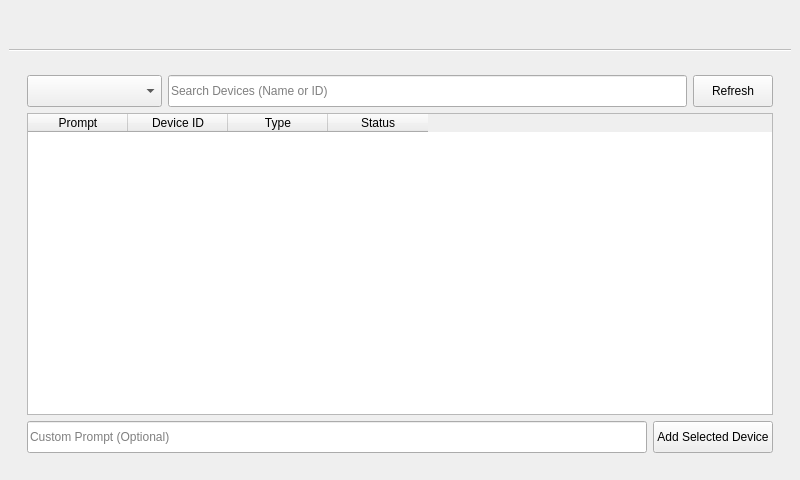
<?xml version="1.0" encoding="UTF-8"?>
<ui version="4.0">
 <class>HomeAssistantDeviceManager</class>
 <widget class="QMainWindow" name="HomeAssistantDeviceManager">
  <property name="geometry">
   <rect>
    <x>0</x>
    <y>0</y>
    <width>800</width>
    <height>480</height>
   </rect>
  </property>
  <property name="minimumSize">
   <size>
    <width>800</width>
    <height>480</height>
   </size>
  </property>
  <property name="windowTitle">
   <string>Home Assistant Device Manager</string>
  </property>
  <widget class="QWidget" name="central_widget">
   <layout class="QVBoxLayout" name="main_layout">
    <!-- ... (layout structure remains the same) -->
    <item>
     <widget class="QTabBar" name="nav_segment" native="true">
      <property name="minimumSize">
       <size>
        <width>180</width>
        <height>42</height>
       </size>
      </property>
     </widget>
    </item>
    <item>
     <widget class="QStackedWidget" name="stackedWidget">
      <property name="currentIndex">
       <number>0</number>
      </property>
      <widget class="QWidget" name="available_page">
       <layout class="QVBoxLayout" name="available_layout">
        <item>
         <widget class="QFrame" name="available_card">
          <layout class="QVBoxLayout" name="available_card_layout">
           <item>
            <layout class="QHBoxLayout" name="filter_layout">
             <item>
              <widget class="QComboBox" name="domain_combo">
               <property name="minimumSize">
                <size>
                 <width>120</width>
                 <height>32</height>
                </size>
               </property>
               <property name="maximumSize">
                <size>
                 <width>16777215</width>
                 <height>32</height>
                </size>
               </property>
               <property name="placeholderText">
                <string>Select Device Type</string>
               </property>
              </widget>
             </item>
             <item>
              <widget class="QLineEdit" name="search_input">
               <property name="minimumSize">
                <size>
                 <width>0</width>
                 <height>32</height>
                </size>
               </property>
               <property name="maximumSize">
                <size>
                 <width>16777215</width>
                 <height>32</height>
                </size>
               </property>
               <property name="placeholderText">
                <string>Search Devices (Name or ID)</string>
               </property>
              </widget>
             </item>
             <item>
              <widget class="QPushButton" name="refresh_button">
               <property name="minimumSize">
                <size>
                 <width>80</width>
                 <height>32</height>
                </size>
               </property>
               <property name="maximumSize">
                <size>
                 <width>16777215</width>
                 <height>32</height>
                </size>
               </property>
               <property name="text">
                <string>Refresh</string>
               </property>
              </widget>
             </item>
            </layout>
           </item>
           <item>
            <widget class="QTableWidget" name="device_table">
             <column>
              <property name="text">
               <string>Prompt</string>
              </property>
             </column>
             <column>
              <property name="text">
               <string>Device ID</string>
              </property>
             </column>
             <column>
              <property name="text">
               <string>Type</string>
              </property>
             </column>
             <column>
              <property name="text">
               <string>Status</string>
              </property>
             </column>
            </widget>
           </item>
           <item>
            <layout class="QHBoxLayout" name="add_layout">
             <item>
              <widget class="QLineEdit" name="custom_name_input">
               <property name="minimumSize">
                <size>
                 <width>0</width>
                 <height>32</height>
                </size>
               </property>
               <property name="maximumSize">
                <size>
                 <width>16777215</width>
                 <height>32</height>
                </size>
               </property>
               <property name="placeholderText">
                <string>Custom Prompt (Optional)</string>
               </property>
              </widget>
             </item>
             <item>
              <widget class="QPushButton" name="add_button">
               <property name="minimumSize">
                <size>
                 <width>100</width>
                 <height>32</height>
                </size>
               </property>
               <property name="maximumSize">
                <size>
                 <width>16777215</width>
                 <height>32</height>
                </size>
               </property>
               <property name="text">
                <string>Add Selected Device</string>
               </property>
              </widget>
             </item>
            </layout>
           </item>
          </layout>
         </widget>
        </item>
       </layout>
      </widget>
      <widget class="QWidget" name="added_page">
       <layout class="QVBoxLayout" name="added_layout">
        <item>
         <widget class="QFrame" name="added_card">
          <layout class="QVBoxLayout" name="added_card_layout">
           <item>
            <widget class="QTableWidget" name="added_device_table">
             <column>
              <property name="text">
               <string>Prompt</string>
              </property>
             </column>
             <column>
              <property name="text">
               <string>Device ID</string>
              </property>
             </column>
             <column>
              <property name="text">
               <string>Actions</string>
              </property>
             </column>
            </widget>
           </item>
          </layout>
         </widget>
        </item>
       </layout>
      </widget>
     </widget>
    </item>
   </layout>
  </widget>
 </widget>
 <customwidgets>
  <customwidget>
   <class>QTabBar</class>
   <extends>QWidget</extends>
   <header>qtabbar.h</header>
  </customwidget>
 </customwidgets>
 <resources/>
 <connections/>
</ui>
